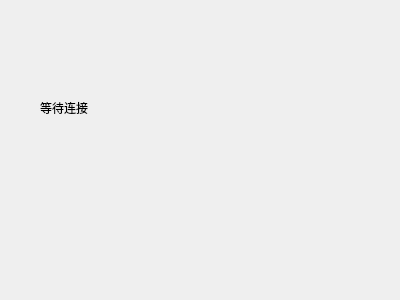
<?xml version="1.0" encoding="UTF-8"?>
<ui version="4.0">
 <class>Server</class>
 <widget class="QDialog" name="Server">
  <property name="geometry">
   <rect>
    <x>0</x>
    <y>0</y>
    <width>400</width>
    <height>300</height>
   </rect>
  </property>
  <property name="windowTitle">
   <string>Server</string>
  </property>
  <widget class="QLabel" name="label">
   <property name="geometry">
    <rect>
     <x>40</x>
     <y>100</y>
     <width>121</width>
     <height>16</height>
    </rect>
   </property>
   <property name="text">
    <string>等待连接</string>
   </property>
  </widget>
 </widget>
 <layoutdefault spacing="6" margin="11"/>
 <resources/>
 <connections/>
</ui>
